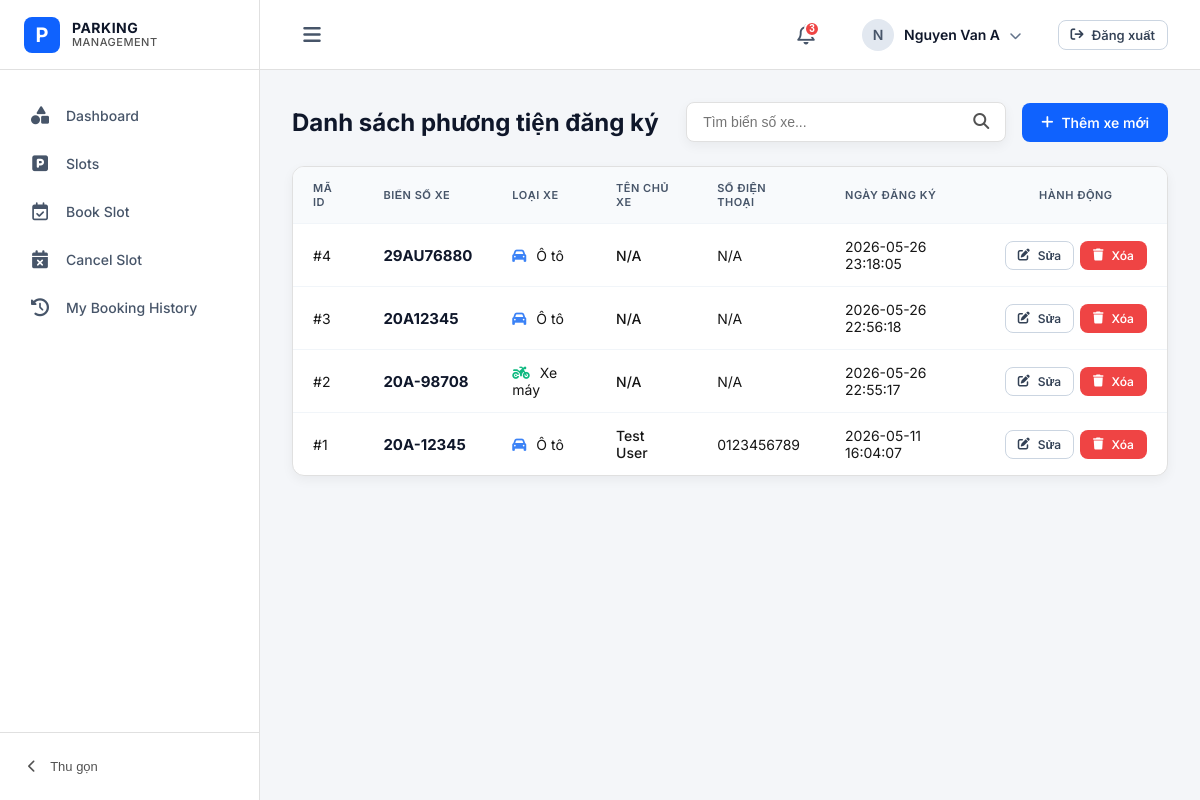
The page /vehicles (signed in) on the database its author committed.
### tables this page shows
CREATE TABLE vehicles (
            id INTEGER PRIMARY KEY AUTOINCREMENT,
            plate_number TEXT UNIQUE NOT NULL,
            vehicle_type TEXT NOT NULL,
            owner_name TEXT,
            phone TEXT,
            created_at TEXT NOT NULL
        );

### app.py (the view)
@app.route('/vehicles')
def vehicles():
    if 'user_id' not in session and not session.get('admin'):
        return redirect(url_for('login'))
    search = request.args.get('search', '').strip()
    conn = get_db_connection()
    if search:
        vehicle_list = conn.execute('SELECT * FROM vehicles WHERE plate_number LIKE ? ORDER BY id DESC', (f'%{search}%',)).fetchall()
    else:
        vehicle_list = conn.execute('SELECT * FROM vehicles ORDER BY id DESC').fetchall()
    conn.close()
    return render_template('vehicles.html', vehicles=vehicle_list, search=search)

### app.py (called while the page is built)
def get_db_connection():
    conn = sqlite3.connect(DATABASE, timeout=10)
    conn.row_factory = sqlite3.Row
    conn.execute('PRAGMA journal_mode=WAL')
    return conn

### templates/vehicles.html (shortened to what this page needs)
{% extends "base.html" %}
{% block content %}
<div class="page-header-actions">
    <h1 class="page-title">Danh sách phương tiện đăng ký</h1>
    <div style="display: flex; gap: 16px; align-items: center; flex-wrap: wrap;">
        <form method="GET" action="{{ url_for('vehicles') }}" style="margin: 0; display: flex;">
            <div class="search-bar-container">
                <input type="text" name="search" placeholder="Tìm biển số xe..." class="search-input" value="{{ search }}">
                <button type="submit" class="search-btn">
                    <i class="fa-solid fa-magnifying-glass"></i>
                </button>
            </div>
        </form>
        <a href="{{ url_for('vehicle_add') }}" class="btn btn-primary">
            <i class="fa-solid fa-plus"></i> Thêm xe mới
        </a>
    </div>
</div>
<div class="card" style="padding: 0; border: none; background: transparent; box-shadow: none;">
    {% if vehicles %}
    <div class="table-responsive">
        <table class="table-custom">
            <thead>
                <tr>
                    <th>Mã ID</th>
                    <th>Biển số xe</th>
                    <th>Loại xe</th>
                    <th>Tên chủ xe</th>
                    <th>Số điện thoại</th>
                    <th>Ngày đăng ký</th>
                    <th style="text-align: center;">Hành động</th>
                </tr>
            </thead>
            <tbody>
                {% for vehicle in vehicles %}
                <tr>
                    <td>#{{ vehicle.id }}</td>
                    <td style="font-weight: 700; font-size: 15px; color: #0f172a;">{{ vehicle.plate_number }}</td>
                    <td>
                        {% if vehicle.vehicle_type == 'car' %}
                            <i class="fa-solid fa-car" style="color: #3b82f6; margin-right: 6px;"></i> Ô tô
                        {% else %}
                            <i class="fa-solid fa-motorcycle" style="color: #10b981; margin-right: 6px;"></i> Xe máy
                        {% endif %}
                    </td>
                    <td style="font-weight: 500;">{{ vehicle.owner_name or 'N/A' }}</td>
                    <td>{{ vehicle.phone or 'N/A' }}</td>
                    <td>{{ vehicle.created_at }}</td>
                    <td>
                        <div class="vehicle-action-buttons">
                            <a href="{{ url_for('vehicle_edit', id=vehicle.id) }}" class="btn btn-secondary" style="padding: 6px 12px; font-size: 12px;">
                                <i class="fa-solid fa-pen-to-square"></i> Sửa
                            </a>
                            <a href="{{ url_for('vehicle_delete', id=vehicle.id) }}" class="btn btn-danger" style="padding: 6px 12px; font-size: 12px;" onclick="return confirm('Bạn có chắc chắn muốn xóa phương tiện này?');">
                                <i class="fa-solid fa-trash"></i> Xóa
                            </a>
                        </div>
                    </td>
                </tr>
                {% endfor %}
            </tbody>
        </table>
    </div>
    {% endif %}
</div>
{% endblock %}

### rows shown on the page
vehicles: id "4", plate_number "29AU76880", vehicle_type "car" (drawn), owner_name "N/A", phone "N/A", created_at "2026-05-26 23:18:05"
vehicles: id "3", plate_number "20A12345", vehicle_type "car" (drawn), owner_name "N/A", phone "N/A", created_at "2026-05-26 22:56:18"
vehicles: id "2", plate_number "20A-98708", vehicle_type "bike" (drawn), owner_name "N/A", phone "N/A", created_at "2026-05-26 22:55:17"
vehicles: id "1", plate_number "20A-12345", vehicle_type "car" (drawn), owner_name "Test User", phone "0123456789", created_at "2026-05-11 16:04:07"

### other values the page prints
{{ session.get('name', 'U')[0] | upper }} "N"
{{ session.get('name', 'User') }} "Nguyen Van A"
